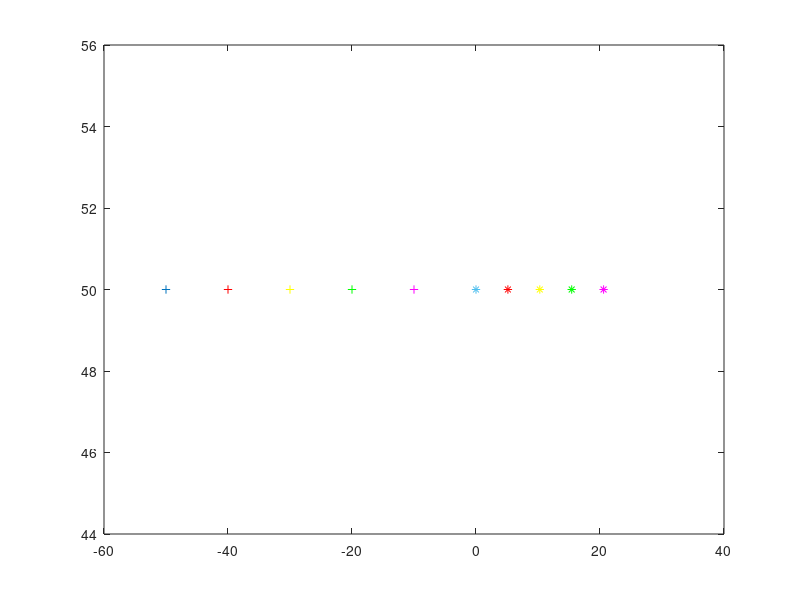

Source code (MATLAB):
clear all;
c = 50;
f = 30;
R(1,1) = f/sqrt(c^2+f^2);
R(1,2) = c/sqrt(c^2+f^2);
R(2,1) = -R(1,2);
R(2,2) = R(1,1);

xyz = [-c -40 -30 -20 -10;f f f f f];
K = R*xyz;

plot(-c,50,'+');
hold on;
a = plot(-40,50,'+');
set(a,'Color','red');
a = plot(-30,50,'+');
set(a,'Color','yellow');
a = plot(-20,50,'+');
set(a,'Color','green');
a = plot(-10,50,'+');
set(a,'Color','magenta');
plot(K(1,1),50,'*');
a = plot(K(1,2),50,'*');
set(a,'Color','red');
a = plot(K(1,3),50,'*');
set(a,'Color','yellow');
a = plot(K(1,4),50,'*');
set(a,'Color','green');
a = plot(K(1,5),50,'*');
set(a,'Color','magenta');

